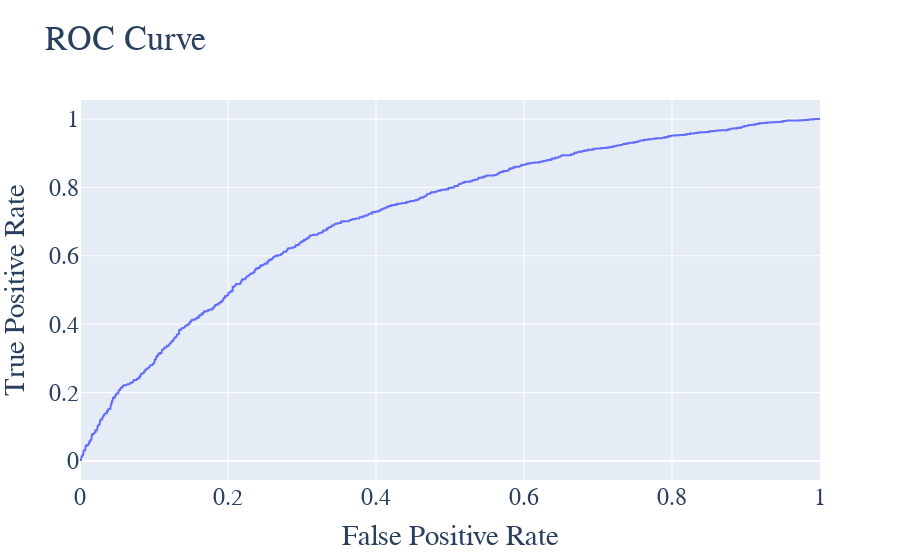

Notebook source saved alongside this figure:
### Code cell
fig = go.Figure()
fig.add_trace(go.Scatter(x = fpr, y = tpr, mode = "lines"))
fig.update_layout(font=dict(size=24, family="Cuprum"))
fig.update_layout(title='ROC Curve',xaxis_title='False Positive Rate',yaxis_title='True Positive Rate')

### Figure 1 — Plotly figure (JSON) as saved in the notebook; plotly's stock layout.template omitted (floating-point values rounded to 4 significant figures; data arrays with more than 128 entries replaced by an {"elided": "..."} marker saying what was removed)
{"data": [{"mode": "lines", "type": "scatter", "x": {"elided": "1270 float values"}, "y": {"elided": "1270 float values"}}], "layout": {"font": {"family": "Cuprum", "size": 24}, "title": {"text": "ROC Curve"}, "xaxis": {"title": {"text": "False Positive Rate"}}, "yaxis": {"title": {"text": "True Positive Rate"}}}}
